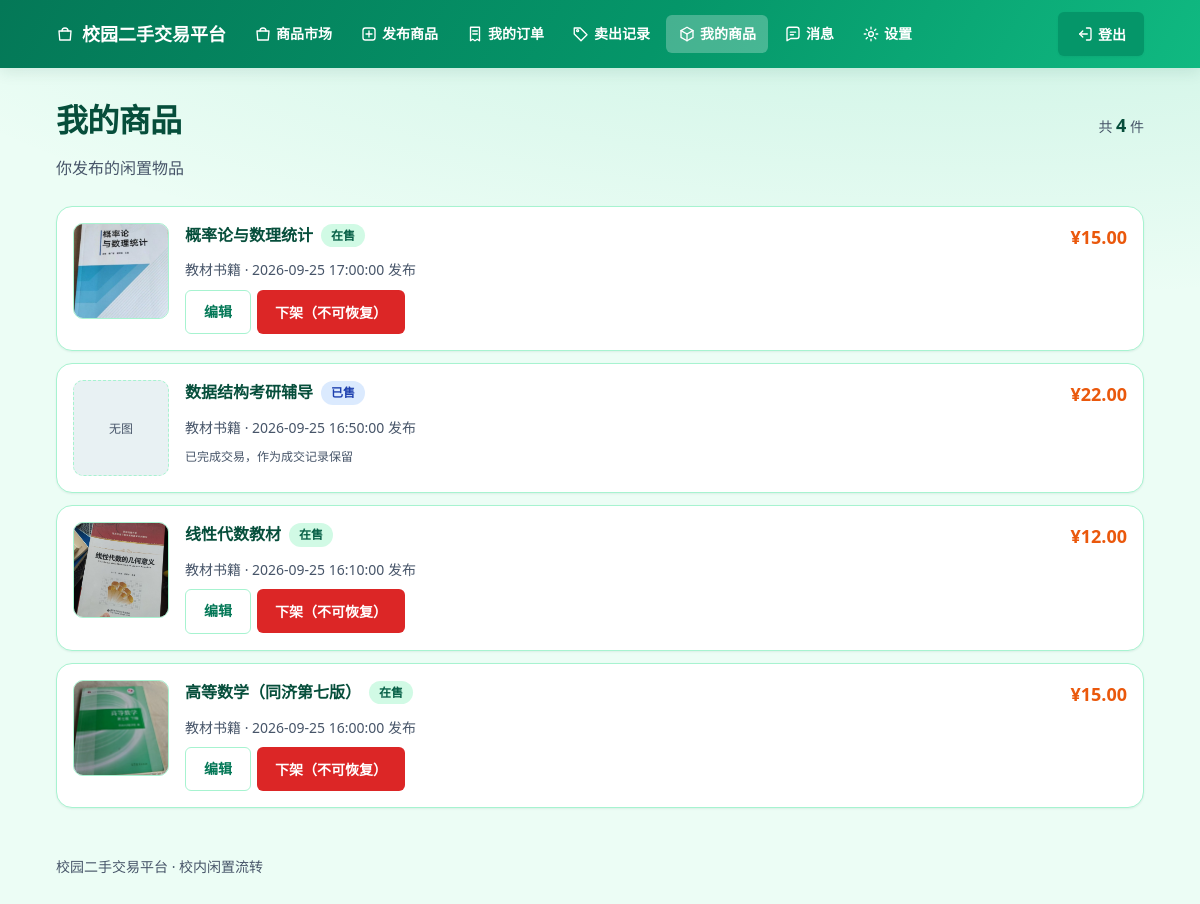
Page /my-items (signed in) on the committed database.
### tables this page shows
CREATE TABLE items (
    id          INTEGER PRIMARY KEY,
    title       TEXT NOT NULL,
    price       INTEGER NOT NULL CHECK (price > 0),
    condition   TEXT NOT NULL CHECK (condition IN ('全新','九成新','八成新','有使用痕迹')),
    description TEXT,
    status      TEXT NOT NULL DEFAULT '在售'
                CHECK (status IN ('在售','已预订','已售','下架')),
    category_id INTEGER NOT NULL REFERENCES categories(id) ON DELETE RESTRICT,
    seller_id   INTEGER NOT NULL REFERENCES users(id) ON DELETE RESTRICT,
    created_at  TEXT NOT NULL DEFAULT (datetime('now'))
);

CREATE TABLE categories (
    id   INTEGER PRIMARY KEY,
    name TEXT NOT NULL UNIQUE
);

### app.py (the view)
    @app.route("/my-items")
    @login_required
    def my_items():
        db = get_db()
        rows = db.execute(
            "SELECT i.*, c.name AS category_name FROM items i "
            "JOIN categories c ON i.category_id = c.id WHERE i.seller_id = ? "
            "ORDER BY i.created_at DESC, i.id DESC",
            (g.user["id"],)).fetchall()
        items = [with_display(r) for r in rows]
        covers = images.first_urls(db, [i["id"] for i in items])
        for i in items:
            i["cover_url"] = covers.get(i["id"])
        return render_template("my_items.html", items=items)

### chat.py (called while the page is built)
def unread_total(db, user_id):
    return db.execute(
        "SELECT COUNT(*) AS n FROM messages m JOIN items i ON m.item_id = i.id "
        "WHERE m.sender_id != ? AND m.read_at IS NULL "
        "AND (i.seller_id = ? OR m.buyer_id = ?)",
        (user_id, user_id, user_id)).fetchone()["n"]

### common.py (called while the page is built)
def format_price(cents):
    yuan, frac = divmod(cents, 100)
    return f"{yuan}.{frac:02d}"

def to_local_time(utc_str):
    dt = datetime.strptime(utc_str, "%Y-%m-%d %H:%M:%S") + timedelta(hours=8)
    return dt.strftime("%Y-%m-%d %H:%M:%S")

def with_display(row):
    d = dict(row)
    d["price_display"] = format_price(d["price"])
    d["created_at_local"] = to_local_time(d["created_at"])
    return d

### database.py (called while the page is built)
def connect(db_path):
    conn = sqlite3.connect(db_path, isolation_level=None)
    conn.row_factory = sqlite3.Row
    conn.execute("PRAGMA foreign_keys = ON;")
    return conn

### images.py (called while the page is built)
def first_urls(db, item_ids):
    if not item_ids:
        return {}
    marks = ",".join("?" * len(item_ids))
    rows = db.execute(
        f"SELECT item_id, filename FROM item_images WHERE item_id IN ({marks}) "
        "ORDER BY item_id, position, id", list(item_ids)).fetchall()
    covers = {}
    for r in rows:
        covers.setdefault(r["item_id"], f"/uploads/{SUBDIR}/{r['filename']}")
    return covers

### templates/my_items.html (shortened to what this page needs)
{% extends "base.html" %}
{% block content %}
{% set item_status_class = {'在售': 'on-sale', '已预订': 'reserved', '已售': 'sold', '下架': 'off'} %}
{% set status_hint = {'已预订': '已有订单在进行，交易完成后会自动转为已售', '已售': '已完成交易，作为成交记录保留', '下架': '已下架，不再对外展示'} %}
<div class="page-head">
  <div>
    <h1>我的商品</h1>
    <p class="lead">你发布的闲置物品</p>
  </div>
  <p class="result-count">共 <strong>{{ items|length }}</strong> 件</p>
</div>
<ul class="my-item-list">
  {% for item in items %}
  <li class="my-item-card">
    <a class="my-item-thumb {% if not item.cover_url %}no-photo{% endif %}"
       href="{{ url_for('item_detail', item_id=item.id) }}">
      {% if item.cover_url %}
        <img src="{{ item.cover_url }}" alt="{{ item.title }}" loading="lazy">
      {% else %}
        <span>无图</span>
      {% endif %}
    </a>
    <div class="my-item-body">
      <div class="order-head">
        <div class="order-title">
          <a href="{{ url_for('item_detail', item_id=item.id) }}">{{ item.title }}</a>
          <span class="badge {{ item_status_class.get(item.status, '') }}">{{ item.status }}</span>
        </div>
        <span class="price">¥{{ item.price_display }}</span>
      </div>
      <div class="meta">{{ item.category_name }} · {{ item.created_at_local }} 发布</div>
      {% if item.status == '在售' %}
      <div class="actions">
        <a class="btn btn-ghost" href="{{ url_for('edit_item', item_id=item.id) }}">编辑</a>
        <form action="{{ url_for('delist_item', item_id=item.id) }}" method="post">
          <button type="submit" class="btn-danger"
                  onclick="return confirm('下架后不可恢复，确定要下架吗？');">下架（不可恢复）</button>
        </form>
      </div>
      {% else %}
      <p class="order-hint">{{ status_hint.get(item.status, '') }}</p>
      {% endif %}
    </div>
  </li>
  {% else %}
  <li class="empty">还没有发布商品</li>
  {% endfor %}
</ul>
{% endblock %}

### rows in the picture
items: shows a picture, title "概率论与数理统计", status "在售", price_display "15.00", category_name "教材书籍", created_at_local "2026-09-25 17:00:00"
items: shows "无图", title "数据结构考研辅导", status "已售", price_display "22.00", category_name "教材书籍", created_at_local "2026-09-25 16:50:00", get "已完成交易，作为成交记录保留"
items: shows a picture, title "线性代数教材", status "在售", price_display "12.00", category_name "教材书籍", created_at_local "2026-09-25 16:10:00"
items: shows a picture, title "高等数学（同济第七版）", status "在售", price_display "15.00", category_name "教材书籍", created_at_local "2026-09-25 16:00:00"

### other values in the picture
{{ items|length }} "4"
